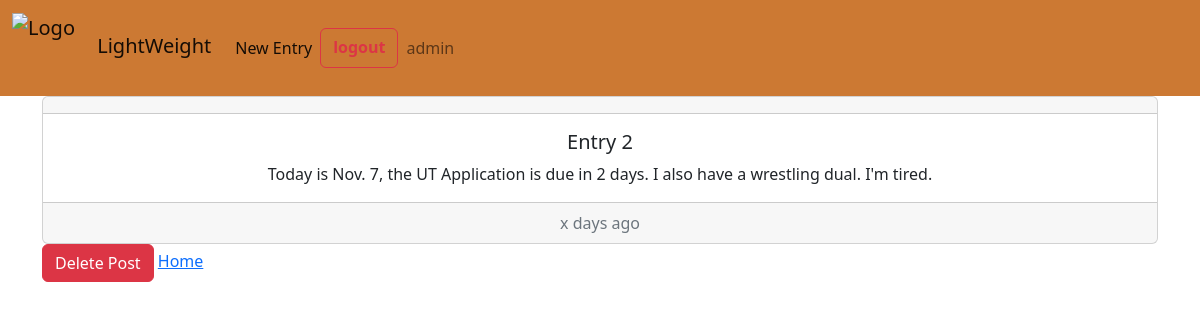
The page /item/2 (signed in) on the database its author committed.
### item/models.py (models this page shows, shortened)
class Entry(models.Model):
    title = models.CharField(max_length = 100)
    routine = models.CharField(max_length = 750)
    date = models.DateField('Publish Date', default=datetime.date.today())

### item/views.py (the view)
# urls.py: path('<int:id>', views.detail, name='detail'),
@login_required
def detail(request, id):
    item = get_object_or_404(Entry, pk=id)
    return render(request, "item/detail.html", {"entry": item})

### fit/item/templates/item/detail.html (shortened to what this page needs)
{% extends "base.html" %}
{% block content %}
<div class="card text-center">
    <div class="card-header">
    </div>
    <div class="card-body">
      <h5 class="card-title">{{ entry.title }}</h5>
      <p class="card-text">{{ entry.routine }}</p>
    </div>
    <div class="card-footer text-muted">
      x days ago
    </div>
  </div>
<a href="{% url 'delete' entry.id %}" class="btn btn-danger btn-small">Delete Post</a>
<a href="{% url 'home' %}">Home</a>
{% endblock %}

### fit/log/templates/icon.html (shortened to what this page needs)
{% load static %}
<nav class="navbar navbar-expand-lg" style="background-color: #cc7933;">
  <div class="container-fluid">
    <a class="navbar-brand" href="{% url 'home' %}">
      <img src="{% static 'log/cow_man.png' %}" alt="Logo" width="80" height="70" class="d-inline-block align-text-center">
      LightWeight</a>
    <div class="collapse navbar-collapse" id="navbarNavAltMarkup">
      <div class="navbar-nav">
        <a class="nav-item nav-link active" href="{% url 'user' %}">New Entry</a>
        {% if user.is_authenticated %}
          <a class="btn btn-outline-danger my-2 my-sm-0" href="{% url 'logout' %}"><strong>logout</strong></a>
          <span class="nav-item nav-link">{{ user.username }}</span>
        {% else %}
        <a class="btn btn-outline-info my-2 my-sm-0" href="{% url 'signup' %}">signup</a>
        <a class="btn btn-outline-success my-2 my-sm-0" href="{% url 'login' %}">login</a>
        {% endif %}
      </div>
    </div>
  </div>
</nav>

### rows shown on the page
Entry: title "Entry 2", routine "Today is Nov. 7, the UT Application is due in 2 days. I also have a wrestling dual. I'm tired."

### other values the page prints
{{ user.username }} "admin"
